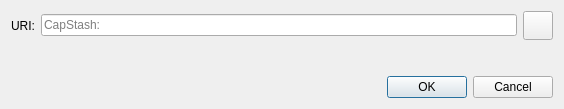
<?xml version="1.0" encoding="UTF-8"?>
<ui version="4.0">
 <class>OpenURIDialog</class>
 <widget class="QDialog" name="OpenURIDialog">
  <property name="geometry">
   <rect>
    <x>0</x>
    <y>0</y>
    <width>564</width>
    <height>109</height>
   </rect>
  </property>
  <property name="windowTitle">
   <string>Open CapStash URI</string>
  </property>
  <layout class="QVBoxLayout" name="verticalLayout">
   <item>
    <layout class="QHBoxLayout" name="horizontalLayout">
     <item>
      <widget class="QLabel" name="label">
       <property name="text">
        <string>URI:</string>
       </property>
      </widget>
     </item>
     <item>
      <widget class="QValidatedLineEdit" name="uriEdit">
       <property name="placeholderText">
        <string notr="true">CapStash:</string>
       </property>
      </widget>
     </item>
     <item>
      <widget class="QToolButton" name="pasteButton">
       <property name="toolTip">
        <string extracomment="Tooltip text for button that allows you to paste an address that is in your clipboard.">Paste address from clipboard</string>
       </property>
       <property name="text">
        <string/>
       </property>
       <property name="icon">
        <iconset resource="../CapStash.qrc">
         <normaloff>:/icons/editpaste</normaloff>:/icons/editpaste
        </iconset>
       </property>
       <property name="iconSize">
        <size>
         <width>22</width>
         <height>22</height>
        </size>
       </property>
      </widget>
     </item>
    </layout>
   </item>
   <item>
    <spacer name="verticalSpacer">
     <property name="orientation">
      <enum>Qt::Vertical</enum>
     </property>
     <property name="sizeHint" stdset="0">
      <size>
       <width>20</width>
       <height>40</height>
      </size>
     </property>
    </spacer>
   </item>
   <item>
    <widget class="QDialogButtonBox" name="buttonBox">
     <property name="orientation">
      <enum>Qt::Horizontal</enum>
     </property>
     <property name="standardButtons">
      <set>QDialogButtonBox::Cancel|QDialogButtonBox::Ok</set>
     </property>
    </widget>
   </item>
  </layout>
 </widget>
 <customwidgets>
  <customwidget>
   <class>QValidatedLineEdit</class>
   <extends>QLineEdit</extends>
   <header>qt/qvalidatedlineedit.h</header>
  </customwidget>
 </customwidgets>
 <resources/>
 <connections>
  <connection>
   <sender>buttonBox</sender>
   <signal>accepted()</signal>
   <receiver>OpenURIDialog</receiver>
   <slot>accept()</slot>
   <hints>
    <hint type="sourcelabel">
     <x>248</x>
     <y>254</y>
    </hint>
    <hint type="destinationlabel">
     <x>157</x>
     <y>274</y>
    </hint>
   </hints>
  </connection>
  <connection>
   <sender>buttonBox</sender>
   <signal>rejected()</signal>
   <receiver>OpenURIDialog</receiver>
   <slot>reject()</slot>
   <hints>
    <hint type="sourcelabel">
     <x>316</x>
     <y>260</y>
    </hint>
    <hint type="destinationlabel">
     <x>286</x>
     <y>274</y>
    </hint>
   </hints>
  </connection>
 </connections>
</ui>
